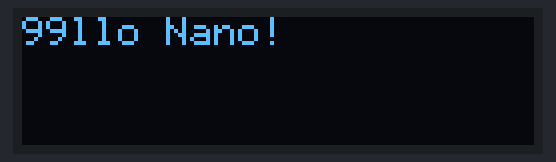
Simulated run of this sketch. Board: Arduino Nano, built with avr-gcc and run on an emulated ATmega328P. Parts: 128×32 one-colour display. What the sketch prints to the serial monitor is not drawn.

Above: at 0.2 s.

The sketch:

OLED_09.ino
```cpp
#include <Wire.h>
#include <SSD1306Ascii.h>
#include <SSD1306AsciiWire.h>

SSD1306AsciiWire oled;

void setup() {
  Serial.begin(115200);
  Wire.begin();
  // Wire.setClock(400000L);  // Increase I2C speed to 400kHz
  oled.begin(&Adafruit128x32, 0x3C);  // Address 0x3C
  oled.setFont(System5x7);
  oled.clear();
  oled.println(F("Hello Nano!"));
}

void loop() {
    for(int i=0; i<100; i++){
      oled.setCursor(0, 0);
      oled.print(i);
      // oled.println("Hello Arduino Nano!" + String(i));
      // delay(1000);
    }
    Serial.println("Passed");
}
```
